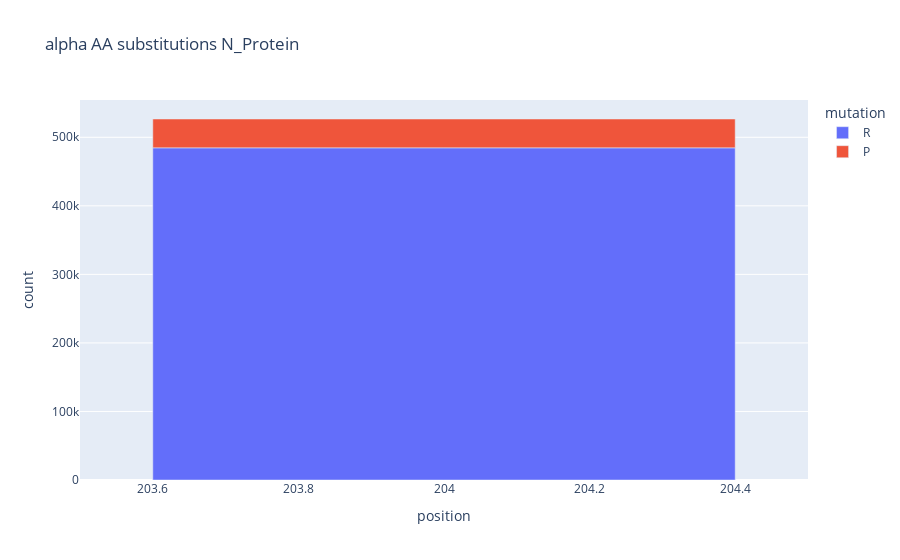
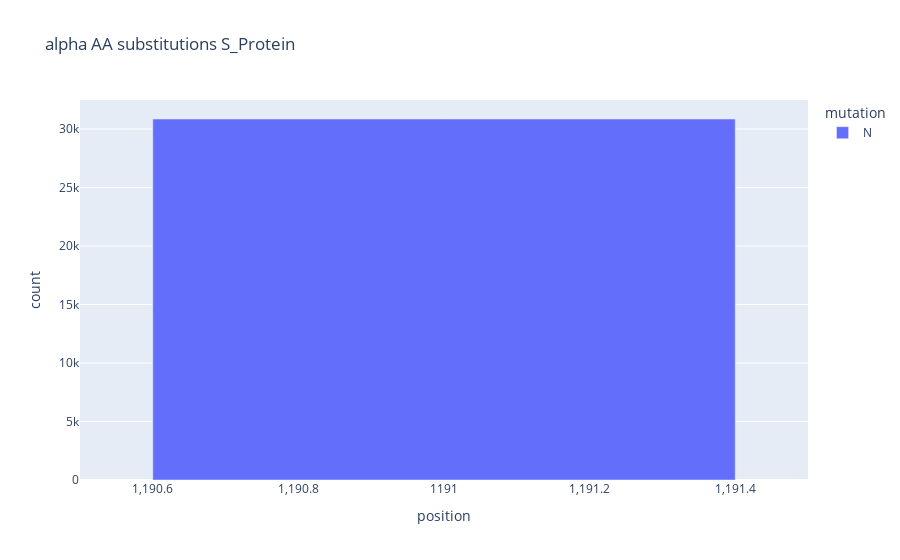
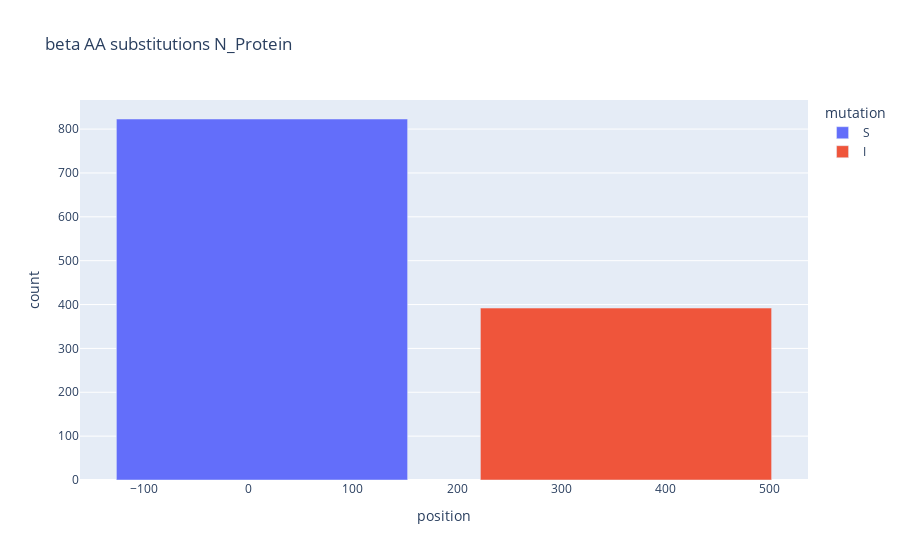
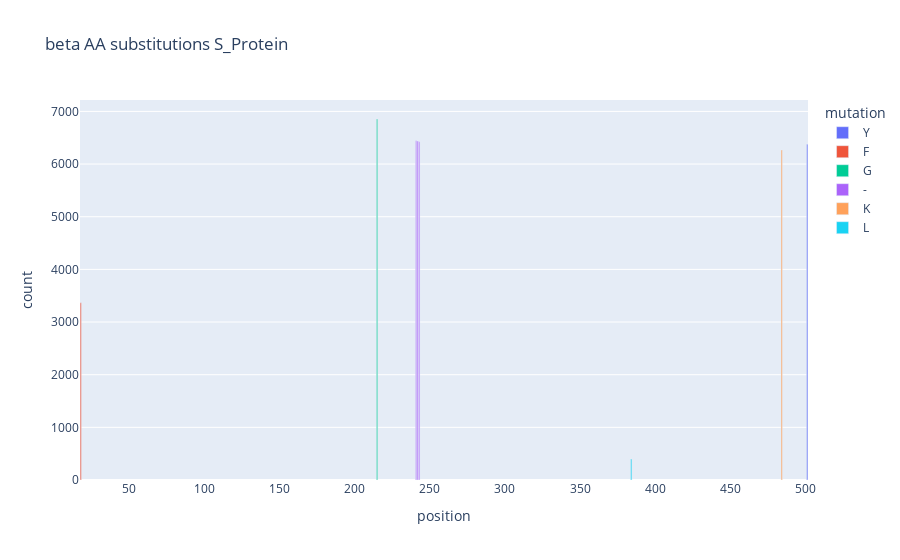

The code cell stored with these charts, in order, in its notebook:
### Markdown cell above
Combine all mutation data and their counts from JSON text to pandas dataFrame

### Code cell
import plotly.express
import pandas as pd

pd.set_option('mode.chained_assignment',None)

# proteinList['<VoC>']: 0 - s prot; 1 - n prot
proteinList = {}

for key in lineageList:

    voc = pd.DataFrame(lineageList[key],copy=False)

    # filter S un N protein data
    voc_N = voc[voc["mutation"].str.contains("N:")]
    voc_N = voc_N[voc_N["proportion"] < 0.95]
    voc_S = voc[voc["mutation"].str.contains("S:")]
    voc_S = voc_S[voc_S["proportion"] < 0.95]
       
    # print(voc_N)
    voc_N = extractMutationData(voc_N)
    # print(voc_N)

    fig = plotly.express.bar(voc_N, x="position", y="count", color="mutation", title=key+" AA substitutions N_Protein")
    fig.show()
    
    extractMutationData(voc_S)
    # print(voc_S)
    fig = plotly.express.bar(voc_S, x="position", y="count", color="mutation", title=key+" AA substitutions S_Protein")
    fig.show()

    # add S, N  prot to VoC list
    proteinList[key] = [voc_S, voc_N]

### Figure 1 — Plotly figure (JSON) as saved in the notebook; plotly's stock layout.template omitted (floating-point values rounded to 4 significant figures)
{"data": [{"alignmentgroup": "True", "hovertemplate": "mutation=R<br>position=%{x}<br>count=%{y}<extra></extra>", "legendgroup": "R", "marker": {"color": "#636efa", "pattern": {"shape": ""}}, "name": "R", "offsetgroup": "R", "orientation": "v", "showlegend": true, "textposition": "auto", "type": "bar", "x": [204], "xaxis": "x", "y": [484623], "yaxis": "y"}, {"alignmentgroup": "True", "hovertemplate": "mutation=P<br>position=%{x}<br>count=%{y}<extra></extra>", "legendgroup": "P", "marker": {"color": "#EF553B", "pattern": {"shape": ""}}, "name": "P", "offsetgroup": "P", "orientation": "v", "showlegend": true, "textposition": "auto", "type": "bar", "x": [204], "xaxis": "x", "y": [42057], "yaxis": "y"}], "layout": {"barmode": "relative", "legend": {"title": {"text": "mutation"}, "tracegroupgap": 0}, "title": {"text": "alpha AA substitutions N_Protein"}, "xaxis": {"anchor": "y", "domain": [0, 1], "title": {"text": "position"}}, "yaxis": {"anchor": "x", "domain": [0, 1], "title": {"text": "count"}}}}

### Figure 2 — Plotly figure (JSON) as saved in the notebook; plotly's stock layout.template omitted (floating-point values rounded to 4 significant figures)
{"data": [{"alignmentgroup": "True", "hovertemplate": "mutation=N<br>position=%{x}<br>count=%{y}<extra></extra>", "legendgroup": "N", "marker": {"color": "#636efa", "pattern": {"shape": ""}}, "name": "N", "offsetgroup": "N", "orientation": "v", "showlegend": true, "textposition": "auto", "type": "bar", "x": [1191], "xaxis": "x", "y": [30858], "yaxis": "y"}], "layout": {"barmode": "relative", "legend": {"title": {"text": "mutation"}, "tracegroupgap": 0}, "title": {"text": "alpha AA substitutions S_Protein"}, "xaxis": {"anchor": "y", "domain": [0, 1], "title": {"text": "position"}}, "yaxis": {"anchor": "x", "domain": [0, 1], "title": {"text": "count"}}}}

### Figure 3 — Plotly figure (JSON) as saved in the notebook; plotly's stock layout.template omitted (floating-point values rounded to 4 significant figures)
{"data": [{"alignmentgroup": "True", "hovertemplate": "mutation=S<br>position=%{x}<br>count=%{y}<extra></extra>", "legendgroup": "S", "marker": {"color": "#636efa", "pattern": {"shape": ""}}, "name": "S", "offsetgroup": "S", "orientation": "v", "showlegend": true, "textposition": "auto", "type": "bar", "x": [13], "xaxis": "x", "y": [823], "yaxis": "y"}, {"alignmentgroup": "True", "hovertemplate": "mutation=I<br>position=%{x}<br>count=%{y}<extra></extra>", "legendgroup": "I", "marker": {"color": "#EF553B", "pattern": {"shape": ""}}, "name": "I", "offsetgroup": "I", "orientation": "v", "showlegend": true, "textposition": "auto", "type": "bar", "x": [362], "xaxis": "x", "y": [392], "yaxis": "y"}], "layout": {"barmode": "relative", "legend": {"title": {"text": "mutation"}, "tracegroupgap": 0}, "title": {"text": "beta AA substitutions N_Protein"}, "xaxis": {"anchor": "y", "domain": [0, 1], "title": {"text": "position"}}, "yaxis": {"anchor": "x", "domain": [0, 1], "title": {"text": "count"}}}}

### Figure 4 — Plotly figure (JSON) as saved in the notebook; plotly's stock layout.template omitted (floating-point values rounded to 4 significant figures)
{"data": [{"alignmentgroup": "True", "hovertemplate": "mutation=Y<br>position=%{x}<br>count=%{y}<extra></extra>", "legendgroup": "Y", "marker": {"color": "#636efa", "pattern": {"shape": ""}}, "name": "Y", "offsetgroup": "Y", "orientation": "v", "showlegend": true, "textposition": "auto", "type": "bar", "x": [501], "xaxis": "x", "y": [6378], "yaxis": "y"}, {"alignmentgroup": "True", "hovertemplate": "mutation=F<br>position=%{x}<br>count=%{y}<extra></extra>", "legendgroup": "F", "marker": {"color": "#EF553B", "pattern": {"shape": ""}}, "name": "F", "offsetgroup": "F", "orientation": "v", "showlegend": true, "textposition": "auto", "type": "bar", "x": [18], "xaxis": "x", "y": [3367], "yaxis": "y"}, {"alignmentgroup": "True", "hovertemplate": "mutation=G<br>position=%{x}<br>count=%{y}<extra></extra>", "legendgroup": "G", "marker": {"color": "#00cc96", "pattern": {"shape": ""}}, "name": "G", "offsetgroup": "G", "orientation": "v", "showlegend": true, "textposition": "auto", "type": "bar", "x": [215], "xaxis": "x", "y": [6856], "yaxis": "y"}, {"alignmentgroup": "True", "hovertemplate": "mutation=-<br>position=%{x}<br>count=%{y}<extra></extra>", "legendgroup": "-", "marker": {"color": "#ab63fa", "pattern": {"shape": ""}}, "name": "-", "offsetgroup": "-", "orientation": "v", "showlegend": true, "textposition": "auto", "type": "bar", "x": [241, 242, 243], "xaxis": "x", "y": [6443, 6436, 6425], "yaxis": "y"}, {"alignmentgroup": "True", "hovertemplate": "mutation=K<br>position=%{x}<br>count=%{y}<extra></extra>", "legendgroup": "K", "marker": {"color": "#FFA15A", "pattern": {"shape": ""}}, "name": "K", "offsetgroup": "K", "orientation": "v", "showlegend": true, "textposition": "auto", "type": "bar", "x": [484], "xaxis": "x", "y": [6268], "yaxis": "y"}, {"alignmentgroup": "True", "hovertemplate": "mutation=L<br>position=%{x}<br>count=%{y}<extra></extra>", "legendgroup": "L", "marker": {"color": "#19d3f3", "pattern": {"shape": ""}}, "name": "L", "offsetgroup": "L", "orientation": "v", "showlegend": true, "textposition": "auto", "type": "bar", "x": [384], "xaxis": "x", "y": [399], "yaxis": "y"}], "layout": {"barmode": "relative", "legend": {"title": {"text": "mutation"}, "tracegroupgap": 0}, "title": {"text": "beta AA substitutions S_Protein"}, "xaxis": {"anchor": "y", "domain": [0, 1], "title": {"text": "position"}}, "yaxis": {"anchor": "x", "domain": [0, 1], "title": {"text": "count"}}}}
